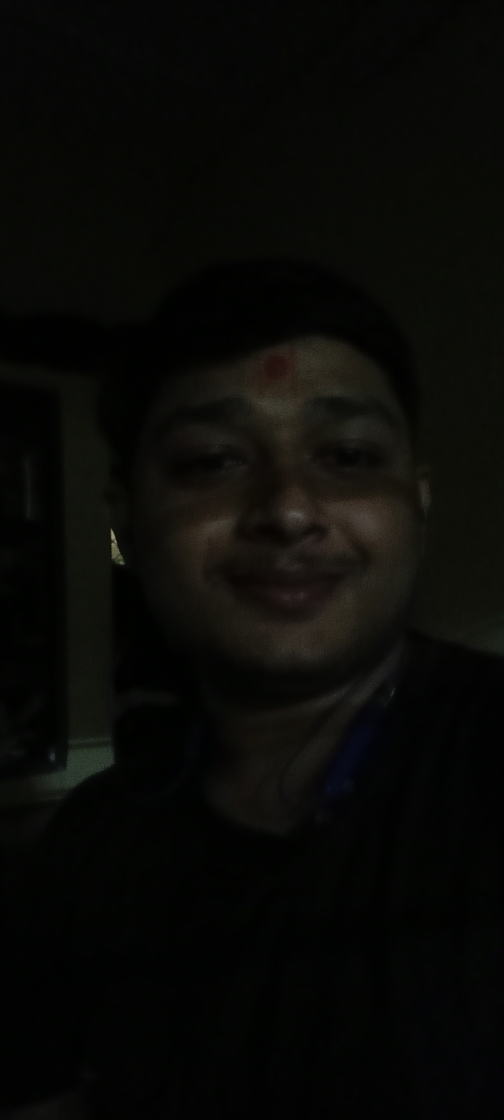
#> input picture Assignment2/Data/IMG20220817194342.jpg, 2016 x 4480 px, found by its file name (shown at 1/4 size)
$ jupyter execute Question1.ipynb
#> lines starting #> are read from the running program, lines starting #| are printed output that depends on the picture
Library Importation

[cell 1]
import cv2
import numpy as np
import matplotlib.pyplot as plt
from matplotlib import rcParams
from google.colab.patches import cv2_imshow
from numpy.fft import fft, ifft
import skimage
from skimage import restoration
import scipy
from scipy.fftpack import fftn, ifftn
from astropy.io import fits
from scipy.ndimage import gaussian_filter as gf

Image Reading and Resizing

[cell 2]
img1 = cv2.imread("/content/drive/MyDrive/EE610-Assignments/IMG20220817194342.jpg")  #colored image
#> img1 is the input picture: shape (4480, 2016, 3); mean B, G, R 6.9, 9.5, 9.2
img_1 = cv2.imread("/content/drive/MyDrive/EE610-Assignments/IMG20220817194342.jpg",0) #grayscale image
#> img_1: shape (4480, 2016); min 0, max 159, mean 9.1

#resizing of grayscale image
img_1 = cv2.resize(img_1,(400,900))
#> img_1: shape (900, 400)
img_1 = img_1[200:,:]
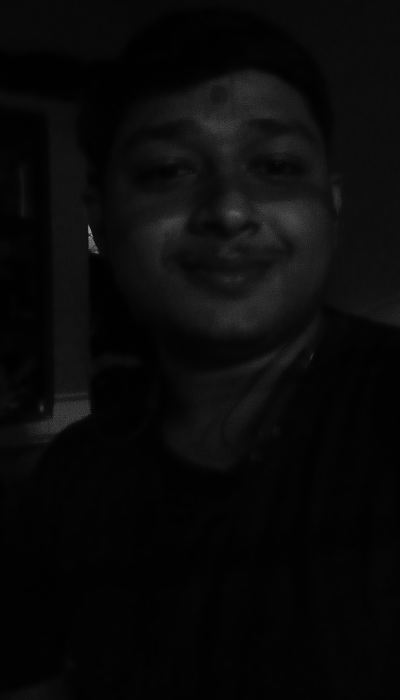
#> img_1: shape (700, 400); min 0, max 151, mean 9.5
#resizing of colored image
img1 = cv2.resize(img1,(400,900))
#> img1: shape (900, 400, 3)
img1 = img1[200:,:]
#> img1: shape (700, 400, 3)
cv2_imshow(img1)

[cell 3]
img1h = cv2.calcHist([img1],[0],None,[256],[0,256])
#> img1h = 256 values, max 32489 at index 2, min 0 at index 83, mean 1093.8

# show the plotting graph of an image
plt.plot(img1h)
plt.show()
#> figure, not shown here; curve peaks at x = 2, y = 32489

[cell 4]
#gaussian filter
gs = np.array([[1,4,6,4,1],[4,16,24,26,4],[6,24,36,24,6],[4,16,24,26,4],[1,4,6,4,1]])/256

 Denoising Using ```fastNlMeansDenoisingColored ``` Library and its removes noise but do extra smoothing to the image which is undesirable

[cell 5]
img = img1.copy()  #original Image
dst = cv2.fastNlMeansDenoisingColored(img,None,20,20,7,15)
display = np.hstack((img , dst))   #to show the photos side by side
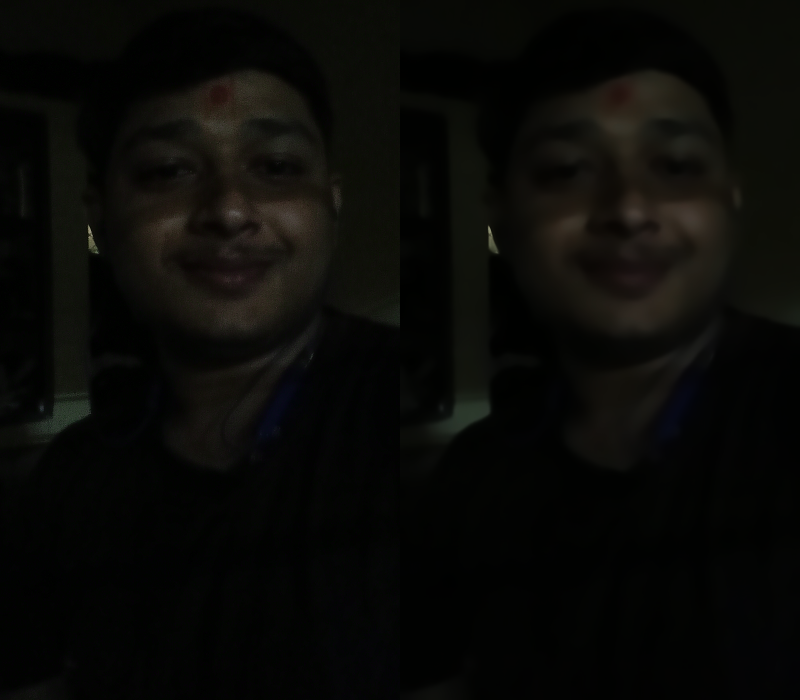
#> display: shape (700, 800, 3); mean B, G, R 6.9, 9.6, 9.4
cv2_imshow(display)

We are now Using Unsharp Masking Method to improve Sharpening to image.

[cell 6]
fil1 = np.ones((5,5))/25
img2 = cv2.filter2D(img1,-1,gs)  #Gaussian Filter Application to the Img1(original Image)
img2[:,:,2] = img2[:,:,2]+2  #Improving red color in image , i felt it lookes nice
img2 = img2*1.7


kernel1 = -1*np.array([[0,-1,0],[-1,5,-1],[0,-1,0]])  #Sharpen Filter using upsharp masking
kernel2 = -1*np.array([[0,-1,0],[-1,8,-1],[0,-1,0]])  #Other sharpen filter to check sharpening effect
kernel3 = np.array([[-1,-1,-1],[-1,8,-1],[-1,-1,-1]]) #Other sharpen filter to check sharpening effect

img4 = cv2.filter2D(img2,-1,kernel1*-1)   #kernel-1 application

img4v = cv2.filter2D(img2,-1,kernel1)
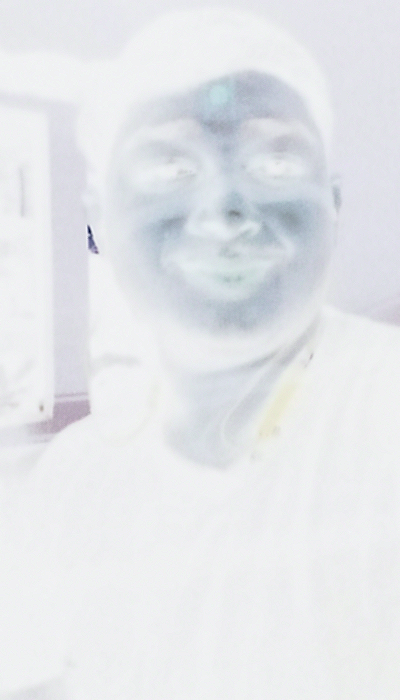
#> img4v: shape (700, 400, 3) float64; mean B, G, R -13.34, -18.11, -21.21; drawn with min black and max white
img6 = cv2.filter2D(img2,-1,kernel3)  #kernel2 application
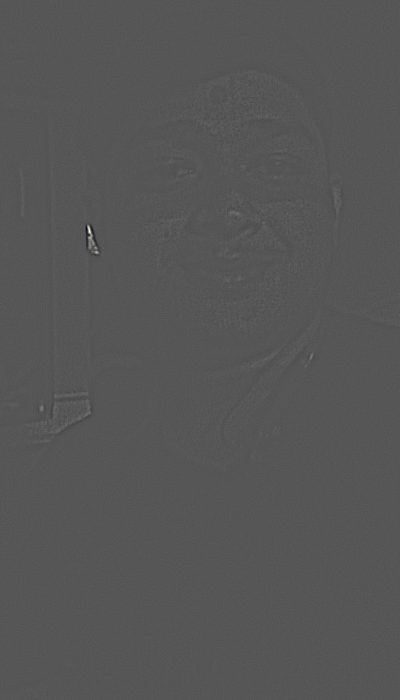
#> img6: shape (700, 400, 3) float64; mean B, G, R 0, 0, 0; drawn with min black and max white

#Application of unsharpmasking
img6 = img6 - np.min(img6)
img6 = img6*(255.0/np.max(img6))
sharpened = (img2/255 + img6/255)*255
sharpened = sharpened - np.min(sharpened)*1.5
sharpened = sharpened * (255.0/np.max(sharpened))


# print(kernel2)
sharp = np.hstack((img2,img4,img6,sharpened*1.5))
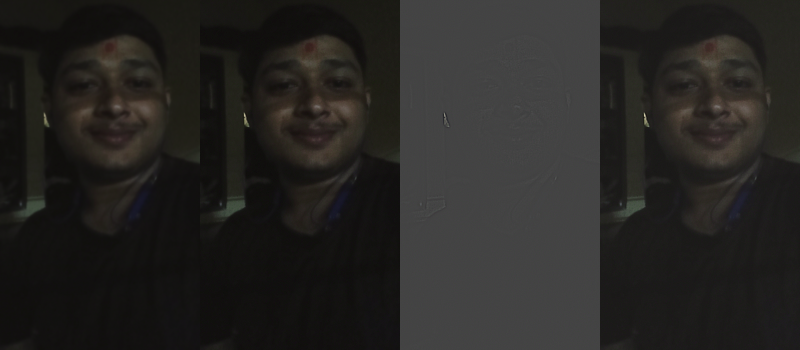
#> sharp: shape (700, 1600, 3) float64 (shown at 1/2 size); mean B, G, R 35.6, 39.1, 41.3; drawn with min black and max white
cv2_imshow(sharp)

The Fourth Image in above looks good

[cell 7]
#trying to enhance more details into the image
#using detailenhance library

gs = np.array([[1,4,6,4,1],[4,16,24,26,4],[6,24,36,24,6],[4,16,24,26,4],[1,4,6,4,1]])/256
dst1 = cv2.detailEnhance(img2, sigma_s=1.7, sigma_r=100)
try2 = np.hstack((sharpened*1.5+dst1)/2)  #weitagted sum of image
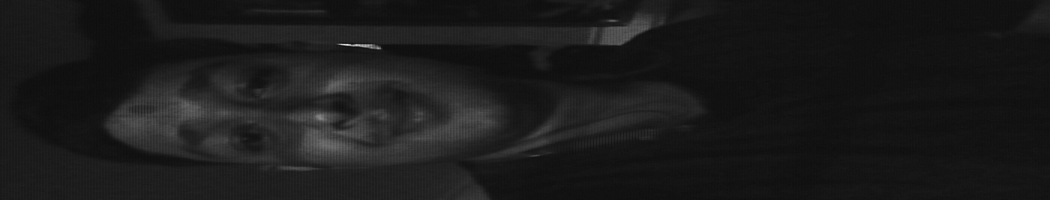
#> try2: shape (400, 2100) float64 (shown at 1/2 size); min -10.17, max 318.8, mean 25.2; drawn with min black and max white
cv2_imshow((sharpened*1.5+dst1)/2)

print("Looks Fine !!")

[cell 8]
#Trying Different Filters to enhance image

img3 = cv2.bilateralFilter(img1,5,12,6)
cv2_imshow(img3)

Trying Different filter combination, Image Combination to improve results

[cell 9]
img5 = cv2.GaussianBlur(img1,(7,7),2)
cv2_imshow(img5)

[cell 10]
#Different composition of image added togather by weitage of sum = 1
imgs1 = cv2.add(img4*1.5,img5*-0.5)
imgs2 = cv2.add(img4*3.5,img5*-2.5)
imgs3 = np.add(img4*5,img5*-4)
imgtry = np.add(imgs1*1.2,sharpened*0.2)


cv2_imshow(imgtry*0.8)
cv2_imshow(imgs1)
cv2_imshow(imgs2)
cv2_imshow(imgs3)

try1 = cv2.detailEnhance(imgs1, sigma_s=1.7, sigma_r=0.15)
cv2_imshow(try1)
try2 = cv2.detailEnhance(imgtry, sigma_s=0.8, sigma_r=0.15)
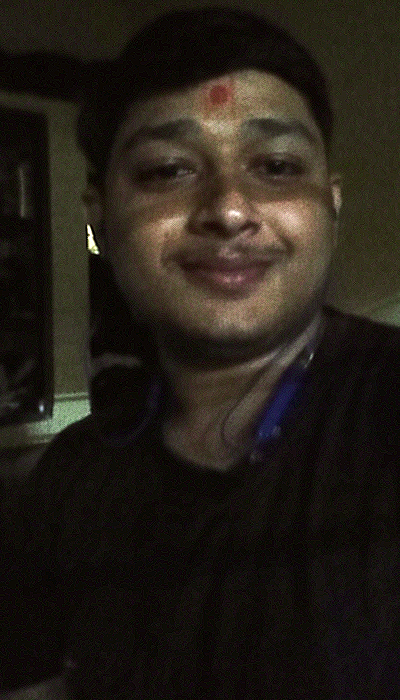
#> try2: shape (700, 400, 3); mean B, G, R 23.6, 30.9, 36.9
cv2_imshow(try2)

First 2 images(name of image - imgtry) in above operations looks very nice and rest are brighen so they are removing feeling of night from the image and adding some extra noise too.

Histogram methods

[cell 11]
import cv2
from matplotlib import pyplot as plt
img = imgtry.copy()

#histogram of imgtry
plt.hist(img.ravel(),256,[0,256])
plt.show()
#> figure, not shown here; tallest bar 49995 high, from x = 10 to 11

[cell 12]

#histogram of original image
plt.hist(img1.ravel(),256,[0,256])
plt.show()
#> figure, not shown here; tallest bar 106161 high, from x = 3 to 4

#histogram having exponential shape

[cell 13]
plt.hist(try2.ravel(),256,[0,256])
plt.show()
#> figure, not shown here; tallest bar 43122 high, from x = 0 to 1
#histogram of image try2
#we can see that intensities is quite more spread than original

[cell 14]
plt.hist(img4.ravel(),256,[0,256])
plt.show()
#> figure, not shown here; tallest bar 88341 high, from x = 6 to 7
#histogram of image img4

[cell 15]
sharpe = sharpened*1.5  #brightening sharpened with factor of 1.5
plt.hist(sharpe.ravel(),256,[0,256])
plt.show()
#> figure, not shown here; tallest bar 60733 high, from x = 23 to 24

#histogram of image sharpe

[cell 16]
#Using Histogram Equlization in grayscale image
#giving very poor result due to low contrast and unbalence image intensities

img = img_1.copy()
equ = cv2.equalizeHist(img)
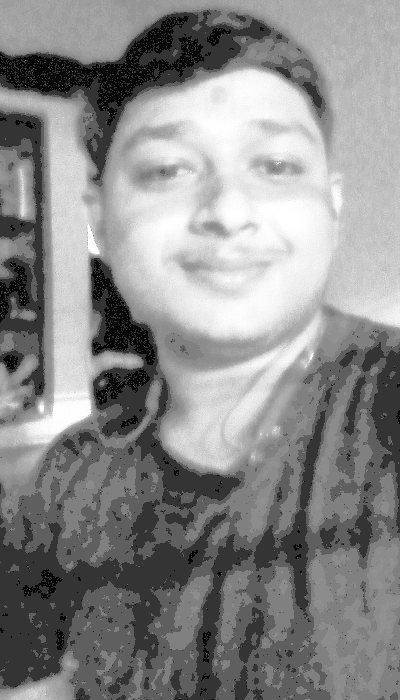
#> equ: shape (700, 400); min 0, max 255, mean 138.1
res = np.hstack((img,equ)) #stacking images side-by-side
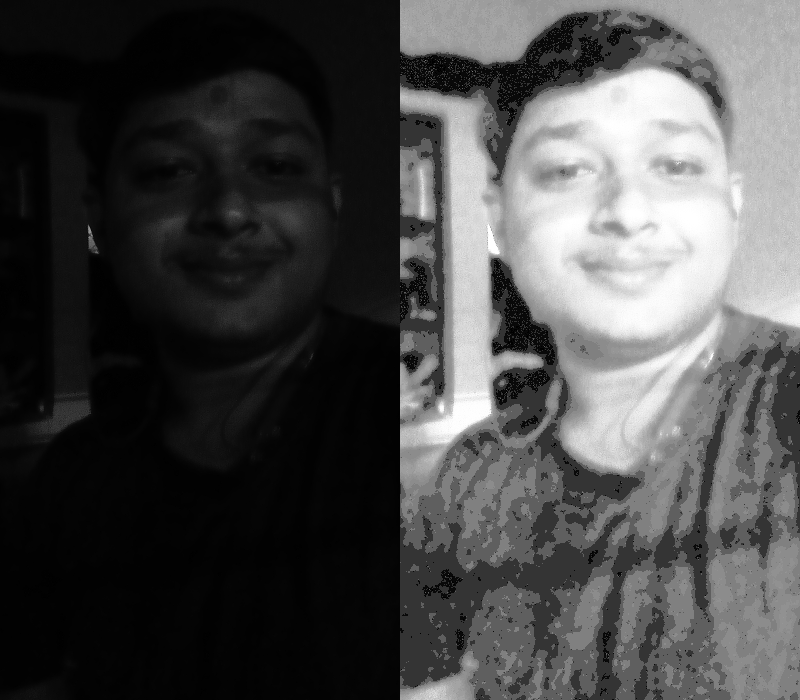
#> res: shape (700, 800); min 0, max 255, mean 73.8
cv2_imshow(res)

plt.hist(res.ravel(),256,[0,256])
plt.show()
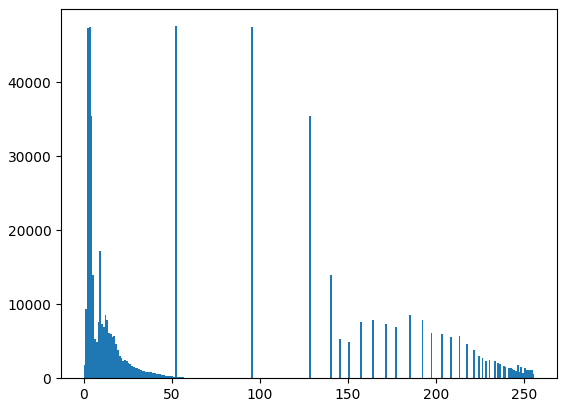
#> figure drawn by matplotlib, 1 panel; tallest bar 47594 high, from x = 52 to 53
